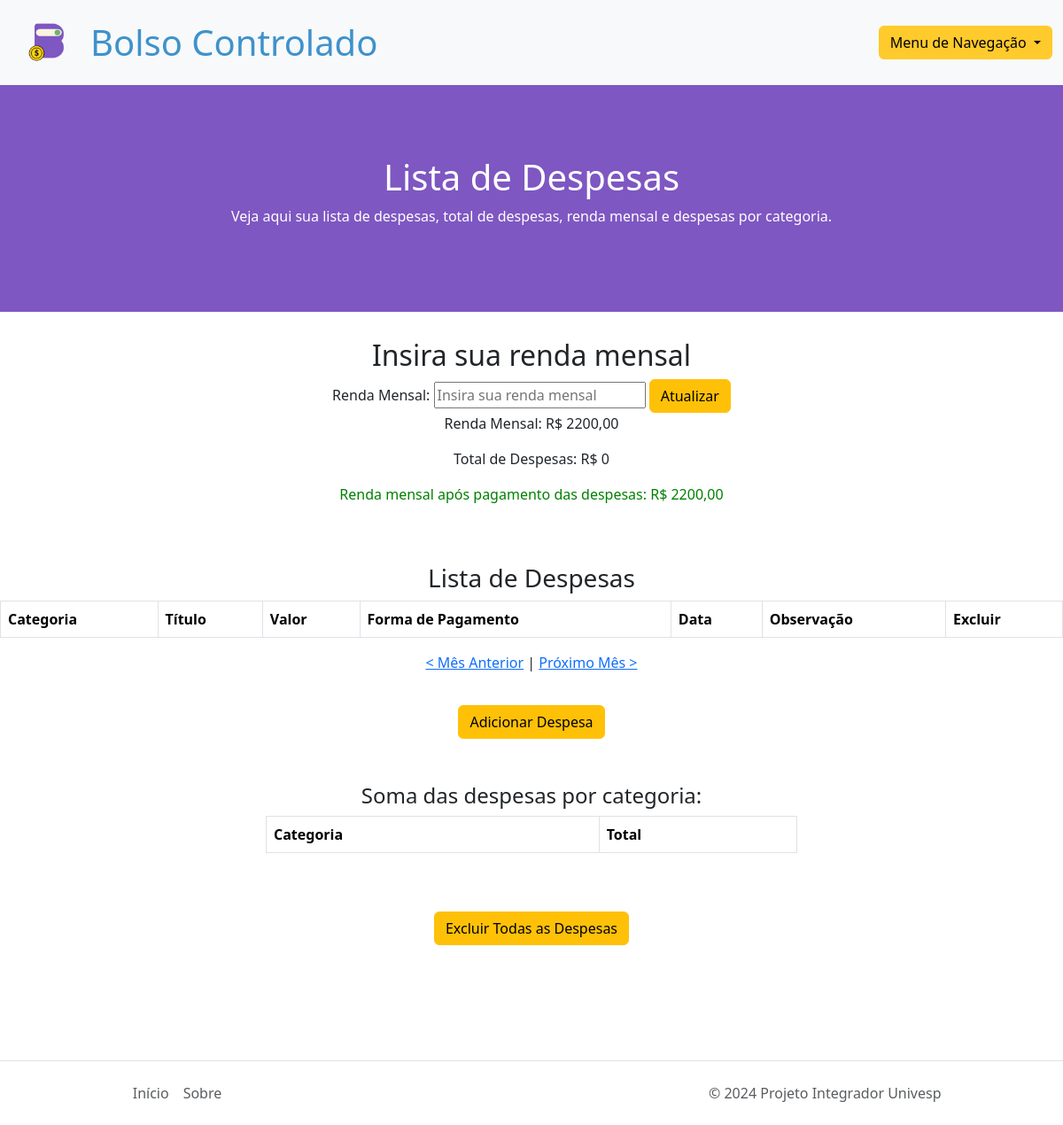
The page /expenses/2025/2/ (signed in) on the database as committed earlier.
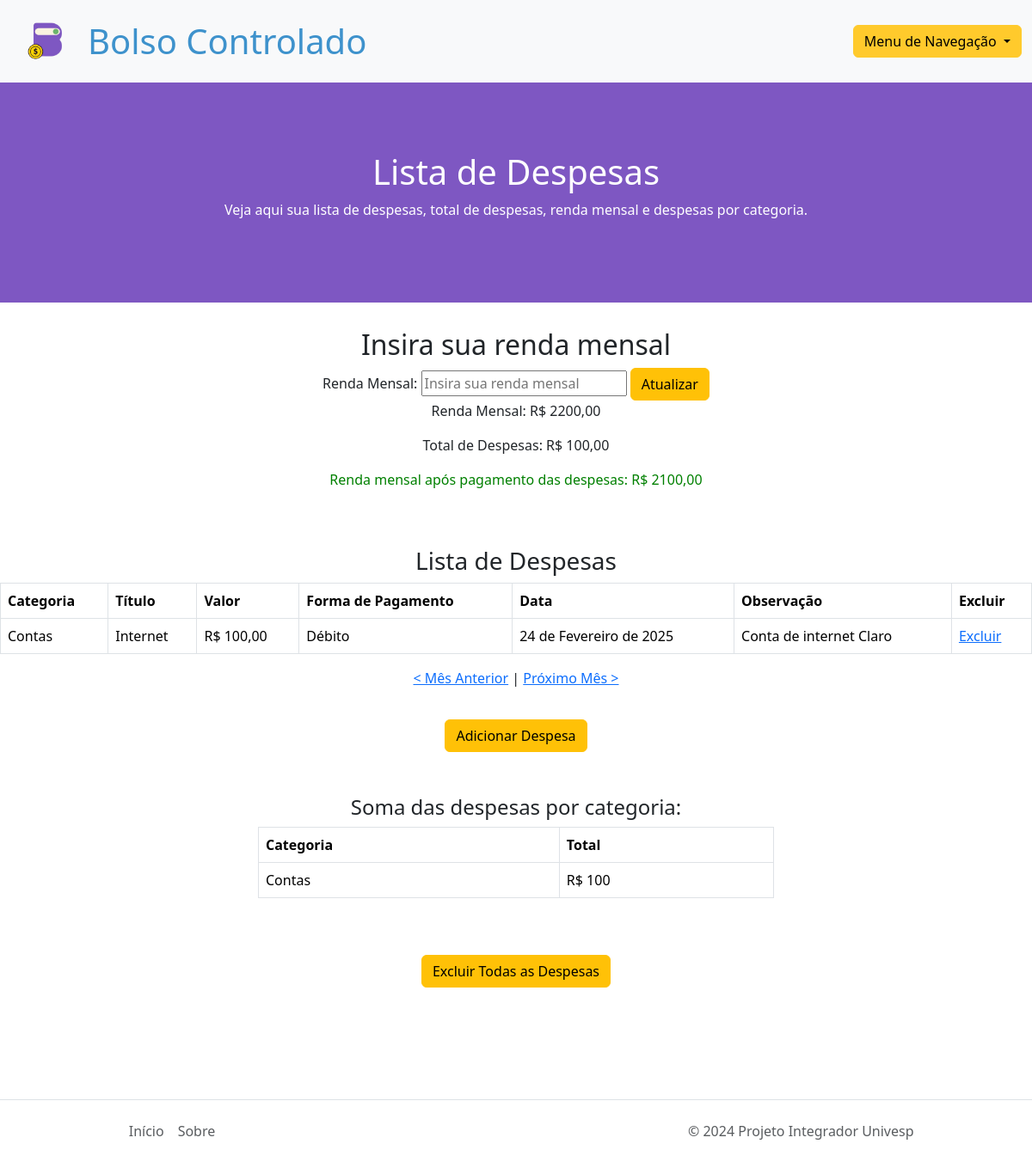
The same page on the database as committed later.
### expenses/models.py (models this page shows, shortened)
class UserProfile(models.Model):
    user = models.OneToOneField(User, on_delete=models.CASCADE)
    salary = models.DecimalField(max_digits=10, decimal_places=2, default=0)

class Expense(models.Model):
    expense_category = models.CharField(max_length=20, choices=CATEGORY_CHOICES, verbose_name='Categoria', default='categoria1')
    title = models.CharField(max_length=30, verbose_name='Título')
    amount = models.DecimalField(max_digits=10, decimal_places=2, verbose_name='Valor')
    date = models.DateField(verbose_name='Data')
    user = models.ForeignKey(User, on_delete=models.CASCADE)
    payment_method = models.CharField(blank=True, max_length=20, choices=PAYMENT_CHOICES, verbose_name='Forma de Pagamento (Opcional)', default='Dinheiro')
    observation = models.TextField(blank=True, verbose_name='Observação', max_length=60)
    duration_months = models.IntegerField(verbose_name='Duração em Meses', default=1)
    class Meta:
        verbose_name = 'Despesa'
        verbose_name_plural = 'Despesas'

### expenses/views.py (the view, shortened to what this page needs)
# urls.py: path('', expense_list, name='expense_list'),
@login_required
def expense_list(request, year=None, month=None):
    if year is None or month is None:
        current_date = datetime.now()
        year = current_date.year
        month = current_date.month
    year = int(year)
    month = int(month)
    prev_month = month - 1
    prev_year = year
    if prev_month == 0:
        prev_month = 12
        prev_year -= 1
    next_month = month + 1
    next_year = year
    if next_month == 13:
        next_month = 1
        next_year += 1
    expenses = Expense.objects.filter(user=request.user, date__year=year, date__month=month)
    total_expenses = expenses.aggregate(total=Sum('amount'))['total'] or 0
    total_expenses = round(total_expenses, 2)
    salary = UserProfile.objects.get(user=request.user).salary if UserProfile.objects.filter(user=request.user).exists() else None
    difference = salary - total_expenses if salary is not None else None
    expenses_by_category = Expense.objects.filter(user=request.user, date__year=year, date__month=month).values('expense_category').annotate(total_amount=Sum('amount'))
    return render(request, 'expenses/expense_list.html', {'expenses': expenses, 'total_expenses': total_expenses, 'salary': salary, 'difference': difference, 'expenses_by_category': expenses_by_category, 'year': year, 'month': month, 'prev_year': prev_year, 'prev_month': prev_month, 'next_year': next_year, 'next_month': next_month})

### expenses/templates/expenses/expense_list.html (shortened to what this page needs)
{% load static %}
<!DOCTYPE html>
<html lang="pt-br">
<head>
    <link href="https://cdn.jsdelivr.net/npm/bootstrap@5.3.3/dist/css/bootstrap.min.css" rel="stylesheet">
</head>
<body>
<nav class="navbar navbar-expand-lg bg-body-tertiary">
    <div class="container-fluid">
        <div style="display: flex; align-items: center;">
            <img id="logo-img" src="{% static 'img/bolso-controlado-img.png'%}" alt="logo">
            <div id="logo-letras" class="display-6" style="margin-left: 10px;"><strong>Bolso Controlado</strong></div>
        </div>
    <div class="dropdown">
        <button class="btn btn-secondary dropdown-toggle" style="color: black; background-color: #FFCA2C; border-color: #FFCA2C;" type="button" data-bs-toggle="dropdown" aria-expanded="false">
          Menu de Navegação
        </button>
      </div>
    </div>
  </nav>
<div id="banner">
    <h1 id="cor-letra-banner">Lista de Despesas</h1>
    <p id="cor-letra-banner">Veja aqui sua lista de despesas, total de despesas, renda mensal e despesas por categoria.</p>
</div>
<div class="text-center" style="padding-top: 30px;">
    <h2>Insira sua renda mensal</h2>
    <form action="{% url 'expense_list' %}" method="post">
        <label for="salary">Renda Mensal:</label>
        <input type="text" id="salary" name="salary" placeholder="Insira sua renda mensal">
        <button class="btn btn-warning" type="submit">Atualizar</button>
    </form>
    {% if salary %}
    <p>Renda Mensal: R$ {{ salary }}</p>
    {% endif %}
    <p>Total de Despesas: R$ {{ total_expenses }}</p>
    {% if difference is not None %}
    {% if difference >= 0 %}
        <p style="color: green;">Renda mensal após pagamento das despesas: R$ {{ difference }}</p>
    {% else %}
        <p style="color: red;">Renda mensal após pagamento das despesas: <span style="color: red;">R$ {{ difference }}</span> <span style="color: red;">(Renda negativa)</span></p>
    {% endif %}
{% endif %}
</div>
<h3 class="text-center" style="padding-top: 50px;">Lista de Despesas</h3>
<div class="table-responsive">
    <table class="table table-bordered">
        <thead>
            <tr>
                <th scope="col">Categoria</th>
                <th scope="col">Título</th>
                <th scope="col">Valor</th>
                <th scope="col">Forma de Pagamento</th>
                <th scope="col">Data</th>
                <th scope="col">Observação</th>
                <th scope="col">Excluir</th>
            </tr>
        </thead>
        <tbody>
            {% for expense in expenses %}
            <tr>
                <td>{{ expense.expense_category }}</td>
                <td>{{ expense.title }}</td>
                <td>R$ {{ expense.amount }}</td>
                <td>{{ expense.payment_method }}</td>
                <td>{{ expense.date }}</td>
                <td>{{ expense.observation }}</td>
                <td><a href="{% url 'delete_expense' expense.id %}">Excluir</a></td>
            </tr>
            {% endfor %}
        </tbody>
    </table>
</div>
<div class="text-center" style="margin-bottom:3%">
    {% if year and month %}
        <p>
            <a href="{% if month > 1 %}{% url 'expense_list_month' year=year month=month|add:'-1' %}{% else %}{% url 'expense_list_month' year=year|add:'-1' month=12 %}{% endif %}">&lt; Mês Anterior</a> |
            <a href="{% if month < 12 %}{% url 'expense_list_month' year=year month=month|add:'1' %}{% else %}{% url 'expense_list_month' year=year|add:'1' month=1 %}{% endif %}">Próximo Mês &gt;</a>
        </p>
    {% endif %}
    </div>
<div class="text-center">
    <button class="btn btn-warning" onclick="window.location.href='{% url 'add_expense' %}'">Adicionar Despesa</button>
</div>
<div>
    <div class="col-6 mx-auto">
        <h4 class="text-center" style="padding-top: 50px;">Soma das despesas por categoria:</h4>
        <div class="table-responsive">
            <table class="table table-bordered">
                <thead>
                    <tr>
                        <th scope="col">Categoria</th>
                        <th scope="col">Total</th>
                    </tr>
                </thead>
                <tbody>
                    {% for category in expenses_by_category %}
                    <tr>
                        <td>{{ category.expense_category }}</td>
                        <td>R$ {{ category.total_amount }}</td>
                    </tr>
                    {% endfor %}
                </tbody>
            </table>
        </div>
    </div>
</div>
<div class="text-center" style="margin-top: 50px;">
    <form action="{% url 'confirm_delete_expenses' %}" method="post">
        <button class="btn btn-warning" type="submit">Excluir Todas as Despesas</button>
    </form>
</div>
<footer class="d-flex flex-wrap justify-content-between align-items-center py-3 border-top" style="margin-top: 130px;">
    <ul class="nav col-md-4 justify-content-center">
        <li class="nav-item"><a href="#" class="nav-link px-2 text-muted">Início</a></li>
        <li class="nav-item"><a href="{% url 'about' %}" class="nav-link px-2 text-muted">Sobre</a></li>
    </ul>
    <p class="col-md-4 mb-0 text-muted">© 2024 Projeto Integrador Univesp</p>
</footer>
</body>
</html>

### expenses/templates/expenses/expense_list.html (style rules this page uses)
:root { --obs: red; --letras-nav-bar-preto: #000000; --fundo-banner: #7E57C2; --letras-banner: #ffffff; --letras-nav-bar-azul: #3E92CC; --cor-input: #cfcfcfcf; }
#logo-letras { color: var(--letras-nav-bar-azul); }
#logo-img { width: 5rem; height: 5rem; }
#banner { background-color: var(--fundo-banner); padding: 5rem; padding-bottom: 5rem; text-align: center; }
#cor-letra-banner { color: var(--letras-banner); }

Rows that differ between the two databases and show on the page:
added Expense: expense_category "Contas", title "Internet", amount "100,00", payment_method "Débito", date "24 de Fevereiro de 2025", observation "Conta de internet Claro", total_amount "100"
Other text that changed with them:
{{ total_expenses }}: "0" → "100,00"
{{ difference }}: "2200,00" → "2100,00"
